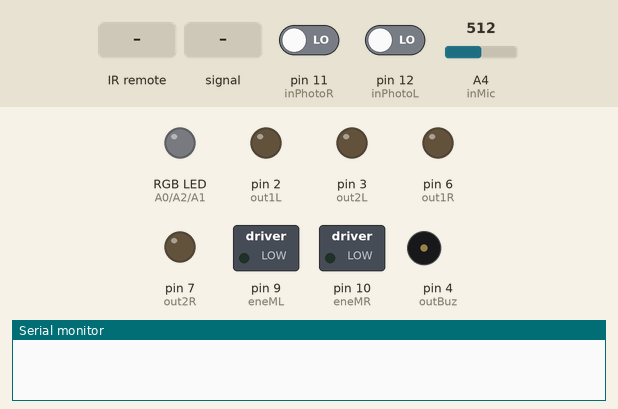
The sketch below on a simulated Arduino Uno, built with avr-gcc and run on an emulated ATmega328P. On the bench: switched loads named in the sketch (green lamp = pin HIGH), an RGB LED mixed from three pins (HIGH = lit), output pins drawn as LEDs (lit = HIGH), buzzer (waves = sounding), the last lines printed to the serial monitor. The test bench sets the inputs (shaded band); at power-on: pin 11 (inPhotoR) LOW, pin 12 (inPhotoL) LOW, A4 (inMic) = 512. Dim RGB values are drawn brighter than linear; pins used as bus, display or sensor lines are not drawn.

Above: at 1.6 s.
1.7 s: infrared code 0xFFA25D received
At 2.3 s:
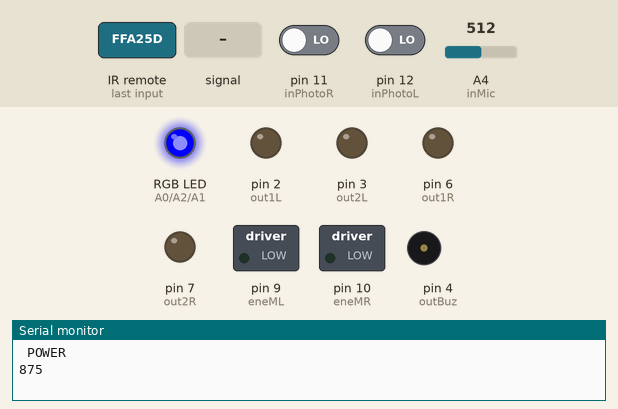
3.5 s: A4 (inMic) fed a 200 Hz sine of ±460 counts around its level
At 5.8 s:
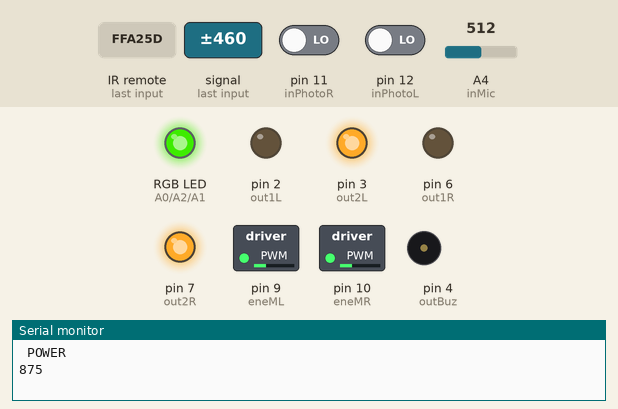
6.3 s: infrared code 0xFFA25D received
At 7.3 s:
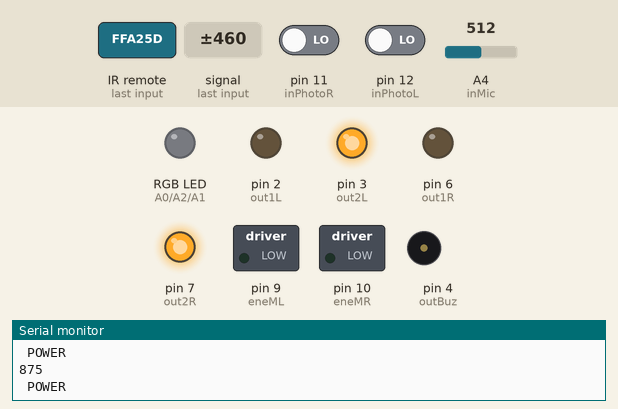
Timing chart, 0 to 9.3 s (numbered marks = the images above; inputs shaded):
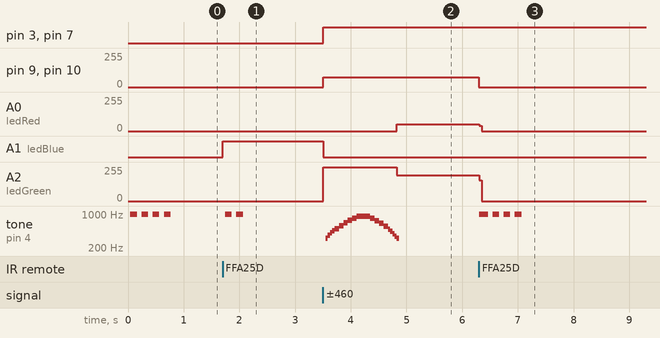

The sketch:

Final_Robot_Code_MJR_28Sept15_TBD.ino
```cpp
//***********************************************************
//  EE40LX
//  Sketch Robot - Final
//
//  Marcelo Rovai
//  28Sept15
//************************************************************


// ******** Import IR library

#include "IRremote.h"

// *********Arduino Pin Mapping

// IR receiver

const int receiver = 5;

// Motor Drives

const int out1R = 6;
const int out2R = 7;
const int eneMR = 10;
const int out1L = 2;
const int out2L = 3;
const int eneML = 9;

//PowerBlock & Photocells & LEDs
const int powerBlock = 8;
const int inPhotoR = 11;
const int inPhotoL = 12;
const int ledGreen = A2;
const int ledBlue = A1;
const int ledRed = A0;

// Buzzer
int outBuz = 4;

// Microphone
int inMic = A4;


// **********Definitions

//IR Receiver
IRrecv irrecv(receiver);
decode_results results;

//Motor Drive
const int ON = 1;
const int OFF = 0;
const int RIGHT = 1;
const int LEFT = 0;
const int FW = 1;
const int BW = 0;
const int SLOW = 75;
const int AVERAGE = 125;
const int FAST = 250;


//PowerBlock & Photocells

//Buzzer

//Microphone
int micLevel = 0;
int micThreshold = 875;

//Others

int cont = 0;
int start = 0;
int reverse = 0;
int iniDir;


void setup() {

  Serial.begin(9600);

  //IR Receiver
  irrecv.enableIRIn(); // Start the receiver

  // Motor Drives
  pinMode(out1R, OUTPUT);
  pinMode(out2R, OUTPUT);
  pinMode(eneMR, OUTPUT);
  pinMode(out1L, OUTPUT);
  pinMode(out2L, OUTPUT);
  pinMode(eneML, OUTPUT);

  //PowerBlock & Photocells & LEDs
  pinMode(powerBlock, OUTPUT);
  pinMode(inPhotoR, INPUT);
  pinMode(ledGreen, OUTPUT);
  pinMode(ledBlue, OUTPUT);
  pinMode(ledRed, OUTPUT);

  //Buzzer
  pinMode(outBuz, OUTPUT);

  //*********Initial Settings

  digitalWrite(powerBlock, LOW);

  digitalWrite(eneMR, LOW);
  digitalWrite(eneML, LOW);

}

void loop() {

  digitalWrite(ledGreen, LOW);
  digitalWrite(ledBlue, LOW);
  digitalWrite(ledRed, LOW);

  start = 0;
  reverse = 0;
  iniDir = FW;

  //turn off both motors
  motorCmdOff(LEFT);
  motorCmdOff(RIGHT);

  //Bip 4 times
  for(cont = 0; cont < 4; cont++){
    beep(outBuz, 1000, 100);
    delay(100);
  }

  // have we received an IR signal?
  do{
   if(irrecv.decode(&results)){
    translateIR();
    irrecv.resume();
    }
  } while (start == 0);

  start = 0;
  digitalWrite(ledBlue, HIGH);


  //Bip 2 times
  for(cont = 0; cont < 2; cont++){
    beep(outBuz, 1000, 100);
    delay(100);
    }

  //Read Mic Voltage Level and set up ambient level thershold
  Serial.println(micThreshold); // *****************SERIAL PRINT
  for(cont = 0; cont < 100; cont++){
    micLevel = analogRead(inMic);
    if (micLevel > micThreshold){
     micThreshold = micLevel;
     delay(1);
     }
    }

   // wait for sound
     do{
       micLevel = analogRead(inMic);
       delay(1);
     } while (micLevel < micThreshold);

     digitalWrite(ledBlue, LOW);
     digitalWrite(ledGreen, HIGH);
     motorCmdOn (RIGHT, FW, SLOW);
     motorCmdOn (LEFT, FW, SLOW);


     // Play Music
     for (cont=30; cont<100; cont+=1){
         beep(outBuz, 10*cont, 10);
     }
     for (cont=100; cont>30; cont-=1){
      beep(outBuz, 10*cont, 10);
     }

  // run motor FW until POWER button pressed or fhotocell blocked

  do{
    if(irrecv.decode(&results)){ // have we received an IR signal?
     irrecv.resume();
     translateIR();
    }
    checkLeftPhotocell();
    checkRightPhotocell();

    // If FW and Photocell Left blocked; goes BW and vice-versa
    motorCmdOn (RIGHT, iniDir, SLOW);
    motorCmdOn (LEFT, iniDir, SLOW);

  } while (start == 0);
  start = 0;
}


// Funtions

//Beep

void beep(int pin, int freq, long ms)   //square wave - freq ==> ms
{
  int i;
  long semiper = (long) (1000000/(freq*2));
  long loops = (long)((ms*1000)/(semiper*2));
  for (i=0;i<loops;i++){
    digitalWrite(pin, HIGH);  //set buzzer pin high
    delayMicroseconds(semiper);  //for half of the period
    digitalWrite(pin, LOW);   //set buzzer pin low
    delayMicroseconds(semiper);  //for the other half of the period
    }
}

// Motor
//  side ==> LEFT; RIGHT; dir ==> FWD; BWD; speedy ==> SLOW; AVERAGE; FAST

void motorCmdOn(int side, int dir, int speedy){
  if (side == 1){ //RIGHT Motor ON
    analogWrite(eneMR, speedy);
    if(dir == 1){
      digitalWrite(out2R, HIGH); //FW
      digitalWrite(out1R, LOW);  //FW
    }
    else{
      digitalWrite(out1R, HIGH); //BW
      digitalWrite(out2R, LOW);  //BW
    }
  }
  else{ //LEFT
    analogWrite(eneML, speedy);
    if(dir == 1){
      digitalWrite(out2L, HIGH); //FW
      digitalWrite(out1L, LOW);  //FW
    }
    else{
      digitalWrite(out1L, HIGH); //BW
      digitalWrite(out2L, LOW);  //BW
    }
  }
  }

void motorCmdOff(int side){ // side ==> LEFT; RIGHT;
  if (side == 1){ //RIGHT Motor
    analogWrite(eneMR, OFF);
    }
  else{ //LEFT
    analogWrite(eneML, OFF);
  }
}

 void checkLeftPhotocell()
 {

  digitalWrite(powerBlock, HIGH);   // decide if innitial direcion is FW or BW (no light)
    delayMicroseconds(20);
    if (digitalRead(inPhotoL) && iniDir){
     digitalWrite(ledRed, LOW);
     digitalWrite(ledGreen, HIGH);
     iniDir = FW;
    }
    else{
      iniDir = BW;
      digitalWrite(ledGreen, LOW);
      digitalWrite(ledRed, HIGH);
    }
 }

 void checkRightPhotocell()  // If FW and Photocell Left blocked; goes BW and vice-versa
 {

  digitalWrite(powerBlock, HIGH);   // decide if innitial direcion is FW or BW (no light)
    delayMicroseconds(20);
    if (digitalRead(inPhotoR) && !iniDir){
     digitalWrite(ledGreen,LOW);
     digitalWrite(ledRed, HIGH);
     iniDir = BW;
    }
    else{
      iniDir = FW;
      digitalWrite(ledRed, LOW);
      digitalWrite(ledGreen, HIGH);
    }
 }


// IR Receiver codes

void translateIR() // takes action based on IR code received
{
   switch(results.value)
  {

  case 0xFFA25D:
    Serial.println(" POWER            ");
    start = 1;
    break;

  default:
    Serial.println(" other button   ");
    //start = 1;  in case want any button start/stop robot

  }

}
```

Measured:
- after the input at 1.7 s, A1 (ledBlue): LOW → HIGH at once; tone on pin 4 (outBuz): silent → 990 Hz at once, → silent 0.12 s later, → 993 Hz 0.08 s later, → silent 0.12 s later
- after the input at 3.5 s, pin 3 (out2L), pin 7 (out2R): LOW → HIGH at once; pin 9 (eneML), pin 10 (eneMR): 0/255 → 75/255 at once; A0 (ledRed): 0/255 → 51/255 after 1.3 s; A1 (ledBlue): HIGH → LOW at once; A2 (ledGreen): 0/255 → 255/255 at once, → 193/255 1.3 s later
- after the input at 6.3 s, pin 9 (eneML), pin 10 (eneMR): 75/255 → 0/255 at once; A0 (ledRed): 51/255 → 0/255 at once; A2 (ledGreen): 193/255 → 0/255 at once; tone on pin 4 (outBuz): silent → 986 Hz at once, then repeats every 0.19 s: silent 0.07 s, 993 Hz 0.12 s, until it stays silent from 7.1 s
- by itself, tone on pin 4 (outBuz): alternates 993 Hz for 0.12 s and silent for 0.08 s, 8 changes in all, then stays silent
